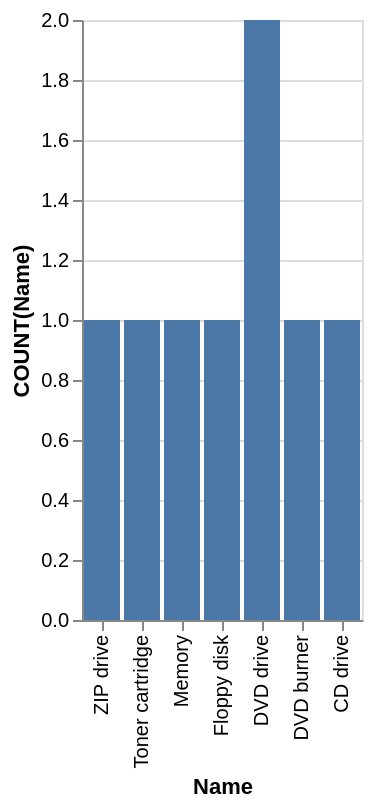

Write a Vega-Lite specification for this figure.
### Vega-Lite specification from a JSON file in a GitHub repository (floating-point values rounded to 4 significant figures)
{"data": {"values": [{"x_data": "ZIP drive", "y_data": 1}, {"x_data": "Toner cartridge", "y_data": 1}, {"x_data": "Memory", "y_data": 1}, {"x_data": "Floppy disk", "y_data": 1}, {"x_data": "DVD drive", "y_data": 2}, {"x_data": "DVD burner", "y_data": 1}, {"x_data": "CD drive", "y_data": 1}]}, "mark": "bar", "encoding": {"x": {"field": "x_data", "type": "nominal", "title": "Name", "sort": "descending"}, "y": {"field": "y_data", "type": "quantitative", "title": "COUNT(Name)"}}}
